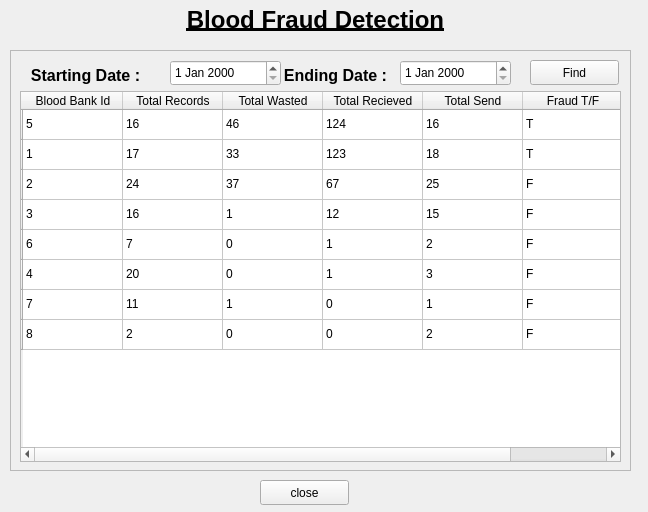
<?xml version="1.0" encoding="UTF-8"?>
<ui version="4.0">
 <class>bloodFraud</class>
 <widget class="QWidget" name="bloodFraud">
  <property name="geometry">
   <rect>
    <x>0</x>
    <y>0</y>
    <width>648</width>
    <height>512</height>
   </rect>
  </property>
  <property name="windowTitle">
   <string>bloodFraud</string>
  </property>
  <widget class="QFrame" name="frame">
   <property name="geometry">
    <rect>
     <x>10</x>
     <y>50</y>
     <width>621</width>
     <height>421</height>
    </rect>
   </property>
   <property name="frameShape">
    <enum>QFrame::StyledPanel</enum>
   </property>
   <property name="frameShadow">
    <enum>QFrame::Raised</enum>
   </property>
   <widget class="QTableWidget" name="tableWidget">
    <property name="geometry">
     <rect>
      <x>10</x>
      <y>41</y>
      <width>601</width>
      <height>371</height>
     </rect>
    </property>
    <row>
     <property name="text">
      <string/>
     </property>
    </row>
    <row>
     <property name="text">
      <string/>
     </property>
    </row>
    <row>
     <property name="text">
      <string/>
     </property>
    </row>
    <row>
     <property name="text">
      <string/>
     </property>
    </row>
    <row>
     <property name="text">
      <string/>
     </property>
    </row>
    <row>
     <property name="text">
      <string/>
     </property>
    </row>
    <row>
     <property name="text">
      <string/>
     </property>
    </row>
    <row>
     <property name="text">
      <string/>
     </property>
    </row>
    <column>
     <property name="text">
      <string>Blood Bank Id</string>
     </property>
    </column>
    <column>
     <property name="text">
      <string>Total Records</string>
     </property>
    </column>
    <column>
     <property name="text">
      <string>Total Wasted</string>
     </property>
    </column>
    <column>
     <property name="text">
      <string>Total Recieved</string>
     </property>
    </column>
    <column>
     <property name="text">
      <string>Total Send</string>
     </property>
    </column>
    <column>
     <property name="text">
      <string>Fraud T/F</string>
     </property>
    </column>
    <item row="0" column="0">
     <property name="text">
      <string>5</string>
     </property>
    </item>
    <item row="0" column="1">
     <property name="text">
      <string>16</string>
     </property>
    </item>
    <item row="0" column="2">
     <property name="text">
      <string>46</string>
     </property>
    </item>
    <item row="0" column="3">
     <property name="text">
      <string>124</string>
     </property>
    </item>
    <item row="0" column="4">
     <property name="text">
      <string>16</string>
     </property>
    </item>
    <item row="0" column="5">
     <property name="text">
      <string>T</string>
     </property>
    </item>
    <item row="1" column="0">
     <property name="text">
      <string>1</string>
     </property>
    </item>
    <item row="1" column="1">
     <property name="text">
      <string>17</string>
     </property>
    </item>
    <item row="1" column="2">
     <property name="text">
      <string>33</string>
     </property>
    </item>
    <item row="1" column="3">
     <property name="text">
      <string>123</string>
     </property>
    </item>
    <item row="1" column="4">
     <property name="text">
      <string>18</string>
     </property>
    </item>
    <item row="1" column="5">
     <property name="text">
      <string>T</string>
     </property>
    </item>
    <item row="2" column="0">
     <property name="text">
      <string>2</string>
     </property>
    </item>
    <item row="2" column="1">
     <property name="text">
      <string>24</string>
     </property>
    </item>
    <item row="2" column="2">
     <property name="text">
      <string>37</string>
     </property>
    </item>
    <item row="2" column="3">
     <property name="text">
      <string>67</string>
     </property>
    </item>
    <item row="2" column="4">
     <property name="text">
      <string>25</string>
     </property>
    </item>
    <item row="2" column="5">
     <property name="text">
      <string>F</string>
     </property>
    </item>
    <item row="3" column="0">
     <property name="text">
      <string>3</string>
     </property>
    </item>
    <item row="3" column="1">
     <property name="text">
      <string>16</string>
     </property>
    </item>
    <item row="3" column="2">
     <property name="text">
      <string>1</string>
     </property>
    </item>
    <item row="3" column="3">
     <property name="text">
      <string>12</string>
     </property>
    </item>
    <item row="3" column="4">
     <property name="text">
      <string>15</string>
     </property>
    </item>
    <item row="3" column="5">
     <property name="text">
      <string>F</string>
     </property>
    </item>
    <item row="4" column="0">
     <property name="text">
      <string>6</string>
     </property>
    </item>
    <item row="4" column="1">
     <property name="text">
      <string>7</string>
     </property>
    </item>
    <item row="4" column="2">
     <property name="text">
      <string>0</string>
     </property>
    </item>
    <item row="4" column="3">
     <property name="text">
      <string>1</string>
     </property>
    </item>
    <item row="4" column="4">
     <property name="text">
      <string>2</string>
     </property>
    </item>
    <item row="4" column="5">
     <property name="text">
      <string>F</string>
     </property>
    </item>
    <item row="5" column="0">
     <property name="text">
      <string>4</string>
     </property>
    </item>
    <item row="5" column="1">
     <property name="text">
      <string>20</string>
     </property>
    </item>
    <item row="5" column="2">
     <property name="text">
      <string>0</string>
     </property>
    </item>
    <item row="5" column="3">
     <property name="text">
      <string>1</string>
     </property>
    </item>
    <item row="5" column="4">
     <property name="text">
      <string>3</string>
     </property>
    </item>
    <item row="5" column="5">
     <property name="text">
      <string>F</string>
     </property>
    </item>
    <item row="6" column="0">
     <property name="text">
      <string>7</string>
     </property>
    </item>
    <item row="6" column="1">
     <property name="text">
      <string>11</string>
     </property>
    </item>
    <item row="6" column="2">
     <property name="text">
      <string>1</string>
     </property>
    </item>
    <item row="6" column="3">
     <property name="text">
      <string>0</string>
     </property>
    </item>
    <item row="6" column="4">
     <property name="text">
      <string>1</string>
     </property>
    </item>
    <item row="6" column="5">
     <property name="text">
      <string>F</string>
     </property>
    </item>
    <item row="7" column="0">
     <property name="text">
      <string>8</string>
     </property>
    </item>
    <item row="7" column="1">
     <property name="text">
      <string>2</string>
     </property>
    </item>
    <item row="7" column="2">
     <property name="text">
      <string>0</string>
     </property>
    </item>
    <item row="7" column="3">
     <property name="text">
      <string>0</string>
     </property>
    </item>
    <item row="7" column="4">
     <property name="text">
      <string>2</string>
     </property>
    </item>
    <item row="7" column="5">
     <property name="text">
      <string>F</string>
     </property>
    </item>
   </widget>
   <widget class="QDateEdit" name="startingDate">
    <property name="geometry">
     <rect>
      <x>160</x>
      <y>10</y>
      <width>111</width>
      <height>26</height>
     </rect>
    </property>
   </widget>
   <widget class="QLabel" name="titleLabel_2">
    <property name="geometry">
     <rect>
      <x>10</x>
      <y>10</y>
      <width>131</width>
      <height>31</height>
     </rect>
    </property>
    <property name="styleSheet">
     <string notr="true">font-size:12pt;
font-weight: bold;</string>
    </property>
    <property name="text">
     <string>&lt;html&gt;&lt;head/&gt;&lt;body&gt;&lt;p align=&quot;center&quot;&gt;&lt;span style=&quot; font-size:12pt;&quot;&gt;Starting Date :&lt;/span&gt;&lt;/p&gt;&lt;/body&gt;&lt;/html&gt;</string>
    </property>
   </widget>
   <widget class="QLabel" name="titleLabel_3">
    <property name="geometry">
     <rect>
      <x>260</x>
      <y>10</y>
      <width>131</width>
      <height>31</height>
     </rect>
    </property>
    <property name="styleSheet">
     <string notr="true">font-size:12pt;
font-weight: bold;</string>
    </property>
    <property name="text">
     <string>&lt;html&gt;&lt;head/&gt;&lt;body&gt;&lt;p align=&quot;center&quot;&gt;&lt;span style=&quot; font-size:12pt;&quot;&gt;Ending Date :&lt;/span&gt;&lt;/p&gt;&lt;/body&gt;&lt;/html&gt;</string>
    </property>
   </widget>
   <widget class="QDateEdit" name="EndingDate">
    <property name="geometry">
     <rect>
      <x>390</x>
      <y>10</y>
      <width>111</width>
      <height>26</height>
     </rect>
    </property>
   </widget>
   <widget class="QPushButton" name="findButton">
    <property name="geometry">
     <rect>
      <x>520</x>
      <y>10</y>
      <width>89</width>
      <height>25</height>
     </rect>
    </property>
    <property name="text">
     <string>Find</string>
    </property>
   </widget>
  </widget>
  <widget class="QPushButton" name="okbutton">
   <property name="geometry">
    <rect>
     <x>260</x>
     <y>480</y>
     <width>89</width>
     <height>25</height>
    </rect>
   </property>
   <property name="text">
    <string>close</string>
   </property>
  </widget>
  <widget class="QLabel" name="titleLabel">
   <property name="geometry">
    <rect>
     <x>110</x>
     <y>0</y>
     <width>411</width>
     <height>41</height>
    </rect>
   </property>
   <property name="styleSheet">
    <string notr="true">font-size:12pt;
font-weight: bold;</string>
   </property>
   <property name="text">
    <string>&lt;html&gt;&lt;head/&gt;&lt;body&gt;&lt;p align=&quot;center&quot;&gt;&lt;span style=&quot; font-size:18pt; text-decoration: underline;&quot;&gt;Blood Fraud Detection&lt;/span&gt;&lt;/p&gt;&lt;/body&gt;&lt;/html&gt;</string>
   </property>
  </widget>
 </widget>
 <resources/>
 <connections/>
</ui>
